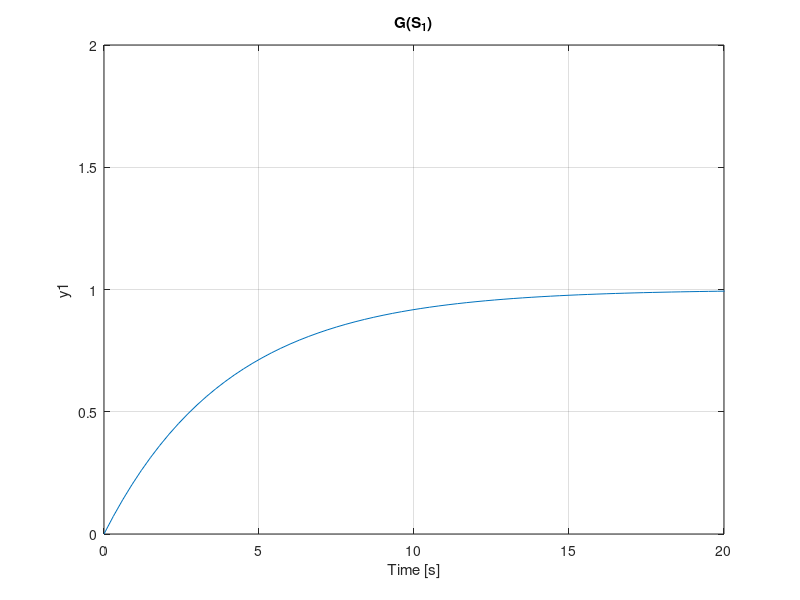

MATLAB code for this plot: (Note: this script raises an error after producing the figure.)
% Lab1_MBD: **Practical Lab: First-Order System Analysis**

%% **1. Modeling a First-Order System:**

K = 1;   % gain
T = 4; % time constant
Num = [0 K];
Denum = [T 1];
G_S = tf(Num,Denum);
figure
step(G_S);
title('G(S_1)')
xlim([0 20])
ylim([0 2])

%% **2. Analyzing the System Response:**
S = stepinfo(G_S);
display(S)

%% **3. Exploring Different Scenarios:**
K_2 = 20;   % gain
T_2 = 500; % time constant
Num_2 = [0 K];
Denum_2 = [T 1];
G_S_2 = tf(Num_2,Denum_2);
figure
step(G_S_2);
title('G(S_2)')
xlim([0 20])
ylim([0 2])
hold on     
S_2 = stepinfo(G_S_2);
display(S_2)

%% **4. Ramp Input Response:**
t = 0:1:10 ;
u_ramp = 0.1 * t ;
[Y_ramp, T_ramp] = lsim(G_S, u_ramp ,t);

figure
plot(Y_ramp,T_ramp) ;
title(' Ramp Input')
xlabel('Time ')
ylabel('Amplitude')
xlim([0 1.5])
ylim([0 11])
hold on
%% **5. Parabolic Input Response:**
u_parabolic = 0.01 * t.^2 ;
[Y_PARA,T_PARA] = lsim(G_S,u_parabolic,t);
PARA = [Y_PARA,T_PARA];
plot(Y_PARA,T_PARA);
figure
plot(Y_PARA,T_PARA) ;
title(' Parabolic Input')
xlabel('Time ')
ylabel('Amplitude')
xlim([0 1.5])
ylim([0 11])
hold on

%% **7. Report and Presentation:**
% by changinng the value of gain and time constant in first order system
% equation the charecteristics are also the same and dont change by
% changing K and T.





































